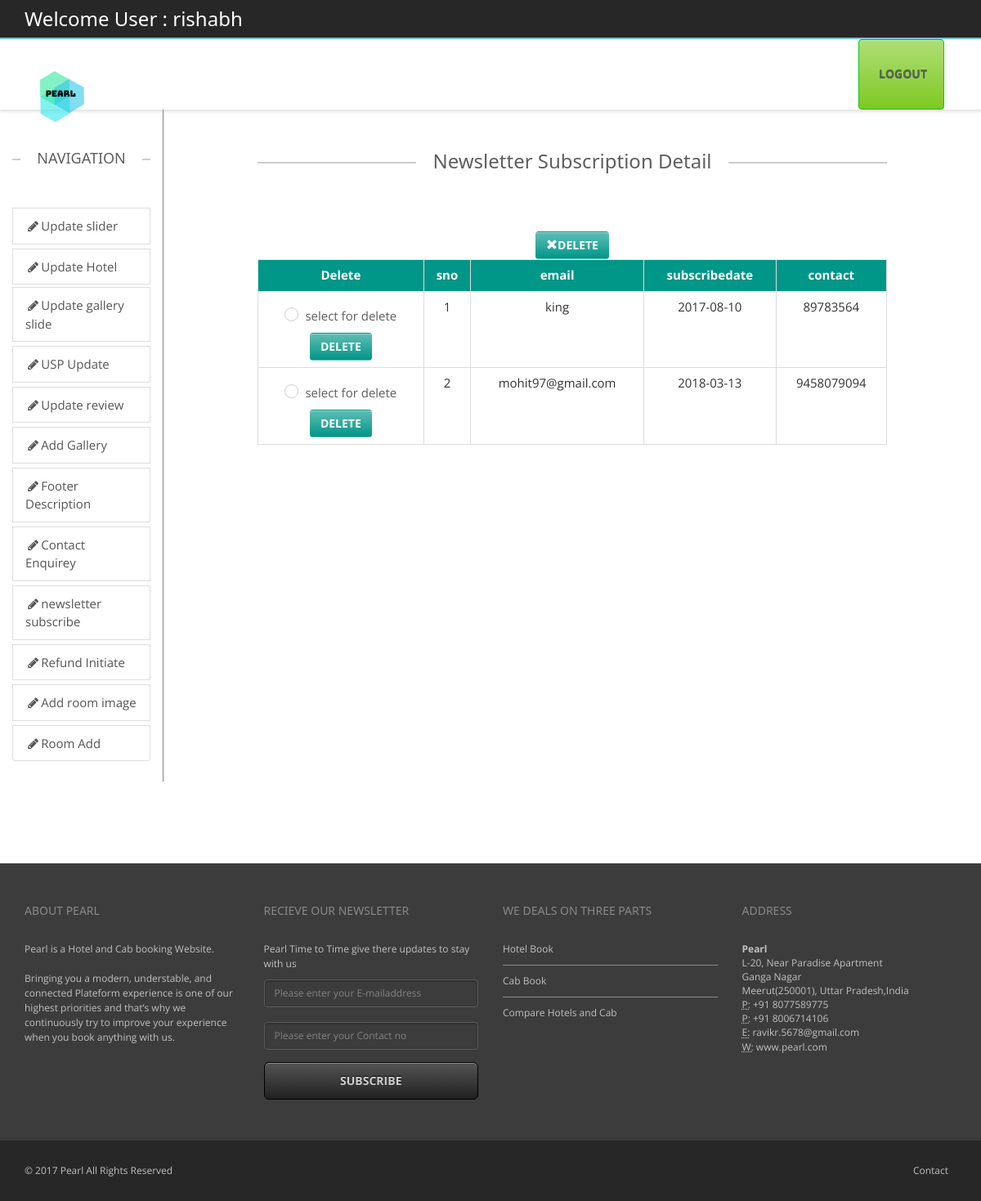
The page /backend/newsletter-detail.php (signed in) on the database its author committed.
### tables this page shows
CREATE TABLE `newsletter` (
  `sno` int(11) NOT NULL,
  `email` varchar(100) DEFAULT NULL,
  `subscribedate` date DEFAULT NULL,
  `contact` varchar(100) DEFAULT NULL
);

### backend/newsletter-detail.php (the view, shortened to what this page needs)
<?php
include("headeradmin.php");
include("navigation.php");?>
        <div class="col-sm-1 ">
        </div>
		<div class="col-sm-8">
        <div class="containe-fluid text-center" >
             <h3 class="lined-heading mt50">
            <span>
            Newsletter Subscription Detail
            </span>
        </h3>
        <?php  $con=mysqli_connect("localhost","id5740196_root","1234567890","id5740196_realhotel") or die("could not connect");
$res=mysqli_query($con,"Select * from newsletter") or die(mysqli_error($con));
if(mysqli_affected_rows($con)>0)
{
$colname=mysqli_fetch_fields($res);
echo"<form action='deletequery-newsletter.php' method='post'>";?>
<?php echo"<br><button type='submit' class='btn w3-teal' >";
echo"<span class='glyphicon glyphicon-remove'>";
echo"</span>";
echo"Delete"."</button>";
echo"<div  style='overflow-x:auto;'><table border='1' class='table table-bordered table-hover' style='width:100%'>";
echo"<th class='w3-teal text-center'>Delete</th><th class='w3-teal text-center'>".$colname[0]->name."</th><th class='w3-teal text-center'>".$colname[1]->name."</th><th class='w3-teal text-center'>".$colname[2]->name."</th><th class='w3-teal text-center'>".$colname[3]->name."</th>";
while($row=mysqli_fetch_array($res))
{?>
<tr><td><div class="checkbox checkbox-info checkbox-circle">
<?php
echo"<input type='checkbox' name='ids[]' id='$row[0]' value='$row[0]' />"."<label for='$row[0]'>"."select for delete"."</label>"."</div>"."<a href='deletequery-newsletter.php?id=$row[0]' class='btn w3-teal'>"."delete"."</a>"."</td><td>".$row[0]."</td><td>".$row[1]."</td><td>".$row[2]."</td><td>".$row[3]."</td></tr>";
}
 echo"</table></div>";
 echo"</form>";
}
?>
		</div>
		</div>
        <div class="col-sm-1">
        </div>
	</div>
</div>
<?php include("footer.php");?>

### backend/css/theme.css (style rules this page uses)
body { overflow-x: hidden; }
html, html a { -webkit-font-smoothing: antialiased !important; }
h1, h2, h3, h4, h5, h6, .h1, .h2, .h3, .h4, .h5, .h6 { font-family: "Open Sans", "Helvetica Neue", Helvetica, Arial, sans-serif; font-weight: 600; line-height: 1.1; color: #5e5e5e; }
h3, .h3 { font-size: 18px; }
.lined-heading { position: relative; margin-top: 0; margin-bottom: 50px; text-align: center; display: block; }
h1.lined-heading:before, h2.lined-heading:before, h3.lined-heading:before, h4.lined-heading:before, h5.lined-heading:before, h6.lined-heading:before { position: absolute; top: 50%; z-index: 1; display: block; width: 100%; height: 1px; border-top: 2px solid #ccc; content: ""; }
h1.lined-heading span, h2.lined-heading span, h3.lined-heading span, h4.lined-heading span, h5.lined-heading span, h6.lined-heading span { position: relative; z-index: 1; padding: 0 20px; background: #fff; display: inline-block; }
body ,.ui-widget, .revolution-starhotel { font-family: "Open Sans", "Helvetica Neue", Helvetica, Arial, sans-serif !important; font-size: 13px; }
a { text-decoration: none; -webkit-transition: color 0.2s ease-in; -moz-transition: color 0.2s ease-in; -ms-transition: color 0.2s ease-in; -o-transition: color 0.2s ease-in; transition: color 0.2s ease-in; }
.mt50 { margin-top: 50px; }
label { color: #5e5e5e; }
.btn { background: -moz-linear-gradient(top, rgba(255,255,255,0.38) 0%, rgba(255,255,255,0) 100%); background: -webkit-gradient(linear, left top, left bottom, color-stop(0%, rgba(255,255,255,0.38)), color-stop(100%, rgba(255,255,255,0))); background: -webkit-linear-gradient(top, rgba(255,255,255,0.38) 0%, rgba(255,255,255,0) 100%); background: -o-linear-gradient(top, rgba(255,255,255,0.38) 0%, rgba(255,255,255,0) 100%); background: -ms-linear-gradient(top, rgba(255,255,255,0.38) 0%, rgba(255,255,255,0) 100%); background: linear-gradient(to bottom, rgba(255,255,255,0.38) 0%, rgba(255,255,255,0) 100%); filter: progid:DXImageTransform.Microsoft.gradient( startColorstr='#61ffffff', endColorstr='#00ffffff', GradientType=0 ); color: #ffffff; -webkit-box-shadow: inset 0 1px 0 0 rgba(255,255,255,0.3); box-shadow: inset 0 1px 0 0 rgba(255,255,255,0.3); -webkit-transition: all 0.1s ease-in; -moz-transition: all 0.1s ease-in; -ms-transition: all 0.1s ease-in; -o-transition: all 0.1s ease-in; transition: all 0.1s ease-in; text-transform: uppercase; font-weight: bold; }
.table > thead > tr > th, .table > tbody > tr > th, .table > tfoot > tr > th, .table > thead > tr > td, .table > tbody > tr > td, .table > tfoot > tr > td { border-top: 1px solid #ebebeb; }

### backend/css/w3.css (style rules this page uses)
button,hr,input { overflow:visible }
html { box-sizing:border-box;-ms-text-size-adjust:100%;-webkit-text-size-adjust:100%;overflow-x:hidden }
*,:after,:before { box-sizing:inherit }
body { margin:0 }
a { background-color:transparent;-webkit-text-decoration-skip:objects;color:inherit }
button,input,select,textarea { font:inherit;margin:0 }
button,select { text-transform:none }
[type=reset],[type=submit],button,html [type=button] { -webkit-appearance:button }
body,html { font-family:Verdana,sans-serif;font-size:15px;line-height:1.5 }
h3 { font-size:24px }
h1,h2,h3,h4,h5,h6 { font-family:"Segoe UI",Arial,sans-serif;font-weight:400;margin:10px 0 }
.w3-hover-teal:hover,.w3-teal { color:#fff!important;background-color:#009688!important }

### backend/css/checkbox.css (style rules this page uses)
.checkbox { padding-left: 20px; }
.checkbox label { display: inline-block; vertical-align: middle; position: relative; padding-left: 5px; }
.checkbox label::before { content: ""; display: inline-block; position: absolute; width: 17px; height: 17px; left: 0; margin-left: -20px; border: 1px solid #cccccc; border-radius: 3px; background-color: #fff; -webkit-transition: border 0.15s ease-in-out, color 0.15s ease-in-out; -o-transition: border 0.15s ease-in-out, color 0.15s ease-in-out; transition: border 0.15s ease-in-out, color 0.15s ease-in-out; }
.checkbox label::after { display: inline-block; position: absolute; width: 16px; height: 16px; left: 0; top: 0; margin-left: -20px; padding-left: 3px; padding-top: 1px; font-size: 11px; color: #555555; }
.checkbox.checkbox-circle label::before { border-radius: 50%; }

### backend/css/colors/turquoise.css (style rules this page uses)
a { color: #75c5cf; }

### rows shown on the page
newsletter: sno "1", email "king", subscribedate "2017-08-10", contact "89783564"
newsletter: sno "2", email "mohit97@gmail.com", subscribedate "2018-03-13", contact "9458079094"

### other values the page prints
$_SESSION['login_user'] "rishabh"
$colname[0]->name "sno"
$colname[1]->name "email"
$colname[2]->name "subscribedate"
$colname[3]->name "contact"
